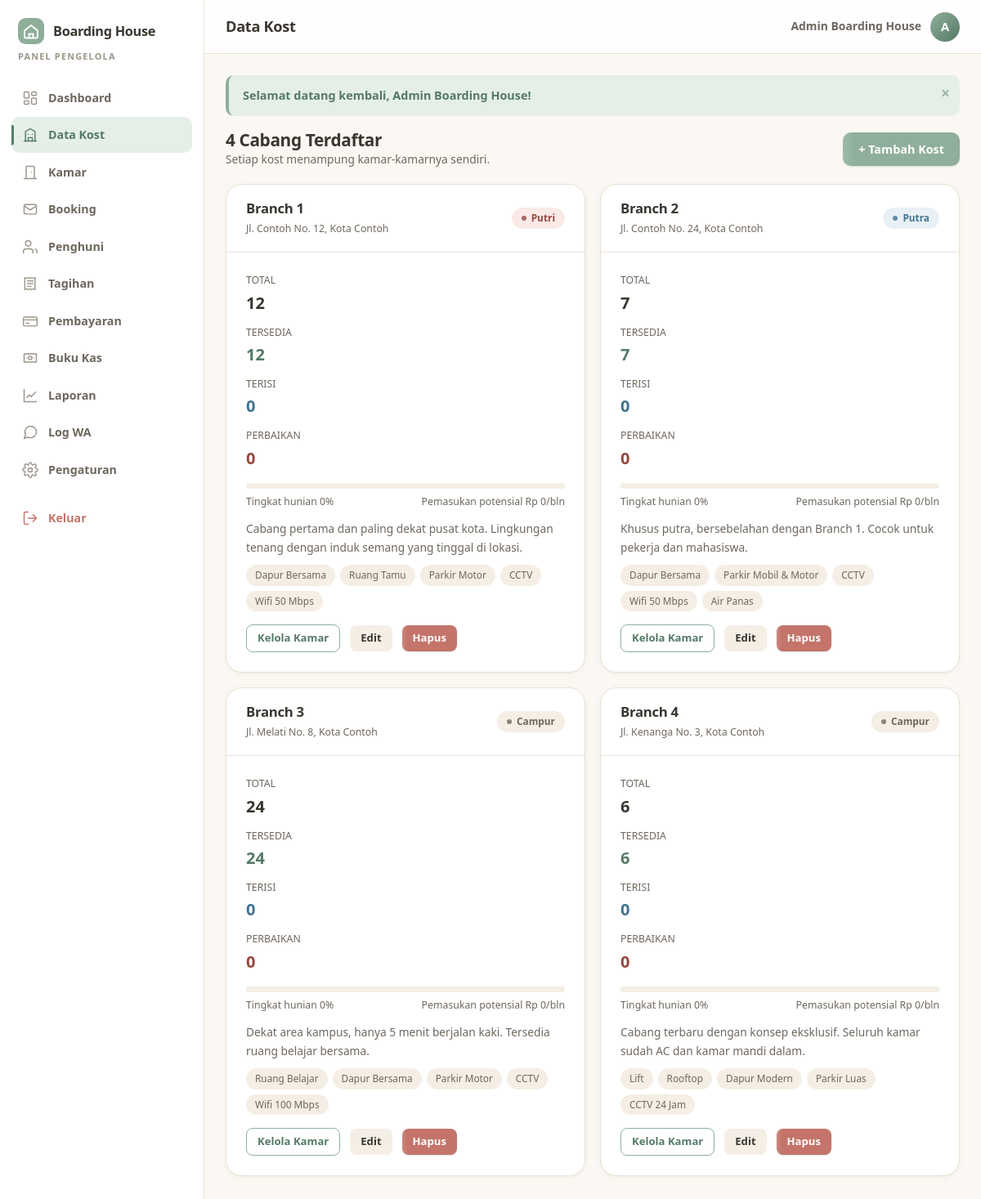
Screenshot of /admin/kost.php (signed in) with the database file from the repository.
### tables this page shows
CREATE TABLE `users` (
  `id`         INT UNSIGNED NOT NULL AUTO_INCREMENT,
  `nama`       VARCHAR(100) NOT NULL,
  `no_hp`      VARCHAR(20)  NOT NULL COMMENT 'format 62xxxxxxxxxx - dipakai untuk login & WA',
  `email`      VARCHAR(120) DEFAULT NULL,
  `password`   VARCHAR(255) NOT NULL,
  `no_ktp`     VARCHAR(30)  DEFAULT NULL,
  `alamat`     TEXT         DEFAULT NULL,
  `role`       ENUM('admin','user') NOT NULL DEFAULT 'user',
  `status`     ENUM('aktif','nonaktif') NOT NULL DEFAULT 'aktif',
  `created_at` DATETIME NOT NULL DEFAULT CURRENT_TIMESTAMP,
  PRIMARY KEY (`id`),
  UNIQUE KEY `uq_users_hp` (`no_hp`),
  UNIQUE KEY `uq_users_email` (`email`)
);

CREATE TABLE `kost` (
  `id`         INT UNSIGNED NOT NULL AUTO_INCREMENT,
  `nama`       VARCHAR(80)  NOT NULL,
  `alamat`     VARCHAR(255) DEFAULT NULL,
  `tipe`       ENUM('campur','putra','putri') NOT NULL DEFAULT 'campur',
  `deskripsi`  TEXT DEFAULT NULL,
  `fasilitas`  TEXT DEFAULT NULL COMMENT 'fasilitas bersama, pisahkan dengan koma',
  `foto`       VARCHAR(255) DEFAULT NULL,
  `warna`      VARCHAR(20)  NOT NULL DEFAULT 'sage' COMMENT 'aksen kartu: sage|terra|mist|butter',
  `status`     ENUM('aktif','nonaktif') NOT NULL DEFAULT 'aktif',
  `urutan`     TINYINT UNSIGNED NOT NULL DEFAULT 1,
  `created_at` DATETIME NOT NULL DEFAULT CURRENT_TIMESTAMP,
  PRIMARY KEY (`id`),
  UNIQUE KEY `uq_kost_nama` (`nama`)
);

### app/db.php (called while the page is built, shortened)
<?php
function db(): PDO
{
    static $pdo = null;
    if ($pdo instanceof PDO) {
        return $pdo;
    }
    $dsn = 'mysql:host=' . DB_HOST . ';dbname=' . DB_NAME . ';charset=utf8mb4';
    try {
        $pdo = new PDO($dsn, DB_USER, DB_PASS, [
            PDO::ATTR_ERRMODE            => PDO::ERRMODE_EXCEPTION,
            PDO::ATTR_DEFAULT_FETCH_MODE => PDO::FETCH_ASSOC,
            PDO::ATTR_EMULATE_PREPARES   => false,
        ]);
    } catch (PDOException $e) {
        http_response_code(500);
        exit(APP_DEBUG
            ? 'Koneksi database gagal: ' . $e->getMessage()
            : 'Koneksi database gagal. Hubungi administrator.');
    }
    return $pdo;
}
function q(string $sql, array $params = []): PDOStatement
{
    $st = db()->prepare($sql);
    $st->execute($params);
    return $st;
}
function one(string $sql, array $params = []): ?array
{
    $row = q($sql, $params)->fetch();
    return $row === false ? null : $row;
}
function all(string $sql, array $params = []): array
{
    return q($sql, $params)->fetchAll();
}
function setting(string $key, string $default = ''): string
{
    static $cache = null;
    if ($cache === null) {
        $cache = [];
        foreach (all('SELECT k, v FROM pengaturan') as $r) {
            $cache[$r['k']] = (string) $r['v'];
        }
    }
    return $cache[$key] ?? $default;
}

### app/jobs.php (called while the page is built, shortened)
<?php
function maybe_run_daily(): void
{
    $last = setting('last_daily_run');
}

### app/bootstrap.php (called while the page is built, shortened)
<?php
require_once __DIR__ . '/db.php';
require_once __DIR__ . '/helpers.php';
require_once __DIR__ . '/auth.php';
require_once __DIR__ . '/jobs.php';
require_once __DIR__ . '/kas.php';
require_once __DIR__ . '/icons.php';
require_once __DIR__ . '/layout.php';
if (!defined('SKIP_DAILY_JOB')) {
    maybe_run_daily();
}

### app/auth.php (called while the page is built, shortened)
<?php
function is_login(): bool
{
    return !empty($_SESSION['uid']);
}
function current_user(): ?array
{
    static $u = null;
    if ($u !== null) return $u;
    $u = one('SELECT * FROM users WHERE id = ? LIMIT 1', [$_SESSION['uid']]);
    return $u;
}
function require_login(): array
{
    $u = current_user();
    return $u;
}
function require_admin(): array
{
    $u = require_login();
    return $u;
}

### admin/kost.php (the view, shortened to what this page needs)
<?php
require_once __DIR__ . '/../app/bootstrap.php';
require_admin();
$list = all('SELECT k.*,
             COUNT(m.id) AS total,
             SUM(m.status = "tersedia") AS tersedia,
             SUM(m.status = "terisi")   AS terisi,
             SUM(m.status = "perbaikan") AS perbaikan,
             MIN(m.harga) AS termurah, MAX(m.harga) AS termahal,
             COALESCE(SUM(CASE WHEN m.status = "terisi" THEN m.harga ELSE 0 END),0) AS potensi
             FROM kost k LEFT JOIN kamar m ON m.kost_id = k.id
             GROUP BY k.id ORDER BY k.urutan, k.id');
layout_head('Data Kost', 'admin', 'kost');
?>
<div class="spread mb">
  <div>
    <h2><?= count($list) ?> Cabang Terdaftar</h2>
    <p class="small muted">Setiap kost menampung kamar-kamarnya sendiri.</p>
  </div>
  <button class="btn" onclick='openModal("mKost",{id:"",judul:"Tambah Kost Baru",nama:"",alamat:"",tipe:"campur",deskripsi:"",fasilitas:"",warna:"sage",status:"aktif",urutan:<?= count($list) + 1 ?>})'>+ Tambah Kost</button>
</div>
<div class="grid g2 mb">
  <?php foreach ($list as $i => $k):
      $pct = (int) $k['total'] > 0 ? round((int) $k['terisi'] / (int) $k['total'] * 100) : 0; ?>
    <section class="card reveal acc-<?= e($k['warna']) ?>" style="--d:<?= $i * .06 ?>s">
      <div class="card-head">
        <div>
          <h3><?= e($k['nama']) ?> <?= $k['status'] === 'nonaktif' ? badge('keluar') : '' ?></h3>
          <span class="tiny muted"><?= e($k['alamat']) ?: 'Alamat belum diisi' ?></span>
        </div>
        <span class="badge badge-<?= $k['tipe'] === 'putri' ? 'danger' : ($k['tipe'] === 'putra' ? 'info' : 'muted') ?>">
          <?= e(ucfirst($k['tipe'])) ?></span>
      </div>
      <div class="card-pad">
        <div class="grid g4" style="gap:10px">
          <div><div class="tiny muted">TOTAL</div><b style="font-size:1.25rem"><?= (int) $k['total'] ?></b></div>
          <div><div class="tiny muted">TERSEDIA</div><b style="font-size:1.25rem;color:var(--sage-d)"><?= (int) $k['tersedia'] ?></b></div>
          <div><div class="tiny muted">TERISI</div><b style="font-size:1.25rem;color:var(--mist-d)"><?= (int) $k['terisi'] ?></b></div>
          <div><div class="tiny muted">PERBAIKAN</div><b style="font-size:1.25rem;color:var(--danger-d)"><?= (int) $k['perbaikan'] ?></b></div>
        </div>
        <div class="kost-meter" style="margin-top:14px"><i data-w="<?= $pct ?>"></i></div>
        <div class="spread tiny muted" style="margin-top:6px">
          <span>Tingkat hunian <?= $pct ?>%</span>
          <span>Pemasukan potensial <?= rp($k['potensi']) ?>/bln</span>
        </div>
        <p class="small muted" style="margin-top:12px"><?= e(mb_strimwidth((string) $k['deskripsi'], 0, 120, '…')) ?></p>
        <?php if ($k['fasilitas']): ?>
          <div class="fac" style="margin-top:10px">
            <?php foreach (array_slice(array_filter(array_map('trim', explode(',', $k['fasilitas']))), 0, 5) as $f): ?>
              <span><?= e($f) ?></span>
            <?php endforeach; ?>
          </div>
        <?php endif; ?>
        <div class="row" style="margin-top:16px">
          <a class="btn btn-sm btn-line" href="<?= url('admin/kamar.php?kost=' . (int) $k['id']) ?>">Kelola Kamar</a>
          <button class="btn btn-sm btn-soft" onclick='openModal("mKost", <?= json_encode([
            'id' => $k['id'], 'judul' => 'Edit ' . $k['nama'], 'nama' => $k['nama'], 'alamat' => $k['alamat'],
            'tipe' => $k['tipe'], 'deskripsi' => $k['deskripsi'], 'fasilitas' => $k['fasilitas'],
            'warna' => $k['warna'], 'status' => $k['status'], 'urutan' => $k['urutan'],
          ], JSON_HEX_APOS | JSON_HEX_QUOT) ?>)'>Edit</button>
          <form method="post" style="display:inline">
            <button class="btn btn-sm btn-danger"
              data-confirm="Hapus <?= e($k['nama']) ?> beserta <?= (int) $k['total'] ?> kamarnya? Tindakan ini tidak bisa dibatalkan.">Hapus</button>
          </form>
        </div>
      </div>
    </section>
  <?php endforeach; ?>
</div>
<?php layout_foot('admin'); ?>

### app/layout.php (shortened to what this page needs)
<?php
function nav_menu(string $area): array
{
    if ($area === 'admin') {
        $perluBooking = (int) scalar('SELECT COUNT(*) FROM booking WHERE status = "pending"', [], 0);
        $perluBayar   = (int) scalar('SELECT COUNT(*) FROM pembayaran WHERE status = "pending"', [], 0);
        return [
            ['admin/index.php',      'Dashboard',  'dashboard',  'dashboard',  0],
            ['admin/kost.php',       'Data Kost',  'kost',       'kost',       0],
            ['admin/kamar.php',      'Kamar',      'kamar',      'kamar',      0],
            ['admin/booking.php',    'Booking',    'booking',    'booking',    $perluBooking],
            ['admin/penghuni.php',   'Penghuni',   'penghuni',   'penghuni',   0],
            ['admin/tagihan.php',    'Tagihan',    'tagihan',    'tagihan',    0],
            ['admin/pembayaran.php', 'Pembayaran', 'pembayaran', 'pembayaran', $perluBayar],
            ['admin/kas.php',        'Buku Kas',   'kas',        'kas',        0],
            ['admin/laporan.php',    'Laporan',    'laporan',    'laporan',    0],
            ['admin/wa_log.php',     'Log WA',     'wa',         'wa',         0],
            ['admin/pengaturan.php', 'Pengaturan', 'pengaturan', 'pengaturan', 0],
        ];
    }
    return [
        ['user/index.php',   'Beranda',       'dashboard', 'dashboard', 0],
        ['index.php',        'Katalog Kamar', 'katalog',   'katalog',   0],
        ['user/booking.php', 'Booking Saya',  'booking',   'booking',   0],
        ['user/tagihan.php', 'Tagihan',       'tagihan',   'tagihan',   0],
        ['user/profil.php',  'Profil',        'profil',    'profil',    0],
    ];
}
function layout_head(string $title, string $area = 'public', string $active = ''): void
{
    $u        = current_user();
    $namaKost = setting('nama_kost', APP_NAME);
    ?><!DOCTYPE html>
<html lang="id">
<head>
<link rel="stylesheet" href="<?= asset('assets/css/style.css') ?>">
</head>
<body class="area-<?= e($area) ?>">
<?php if ($area === 'public'): ?>
<header class="topbar">
  <div class="container topbar-in">
    <a class="brand" href="<?= url('index.php') ?>"><?= logo_mark(34) ?><span><?= e($namaKost) ?></span></a>
    <nav class="topnav" aria-label="Navigasi utama">
      <a href="<?= url('index.php') ?>">Katalog</a>
      <a href="<?= url('index.php#cabang') ?>">Cabang</a>
      <?php if ($u && $u['role'] === 'admin'): ?>
        <a href="<?= url('admin/index.php') ?>">Dashboard</a>
        <a class="btn btn-sm btn-soft" href="<?= url('logout.php') ?>">Keluar</a>
      <?php elseif ($u): ?>
        <a href="<?= url('user/index.php') ?>">Akun Saya</a>
        <a class="btn btn-sm btn-soft" href="<?= url('logout.php') ?>">Keluar</a>
      <?php else: ?>
        <a href="<?= url('login.php') ?>">Masuk</a>
        <a class="btn btn-sm" href="<?= url('register.php') ?>">Daftar Gratis</a>
      <?php endif; ?>
    </nav>
  </div>
</header>
<main class="container page" id="konten">
<?= render_flash() ?>
<?php else: ?>
<div class="shell">
  <aside class="sidebar" id="sidebar" aria-label="Menu <?= $area === 'admin' ? 'pengelola' : 'penyewa' ?>">
    <a class="brand" href="<?= url($area === 'admin' ? 'admin/index.php' : 'user/index.php') ?>">
      <?= logo_mark(32) ?><span><?= e($namaKost) ?></span>
    </a>
    <div class="side-role"><?= $area === 'admin' ? 'Panel Pengelola' : 'Akun Penyewa' ?></div>
    <nav class="sidenav">
      <?php foreach (nav_menu($area) as [$href, $label, $ico, $key, $badge]): ?>
        <a href="<?= url($href) ?>" class="<?= $active === $key ? 'on' : '' ?>"
           <?= $active === $key ? 'aria-current="page"' : '' ?>>
          <?= icon($ico) ?><span><?= e($label) ?></span>
        </a>
      <?php endforeach; ?>
      <a href="<?= url('logout.php') ?>" class="danger"><?= icon('keluar') ?><span>Keluar</span></a>
    </nav>
  </aside>
  <div class="main">
    <header class="mainbar">
      <h1><?= e($title) ?></h1>
      <div class="who">
        <span class="who-name"><?= e($u['nama'] ?? '') ?></span>
        <span class="avatar" aria-hidden="true"><?= e(mb_strtoupper(mb_substr($u['nama'] ?? '?', 0, 1))) ?></span>
      </div>
    </header>
    <div class="content" id="konten">
    <?= render_flash() ?>
<?php endif; ?>
<?php
}
    ?>
<?php
function layout_foot(string $area = 'public'): void
{
    if ($area === 'public') { ?>
</main>
<footer class="footer">
  <div class="container footer-in">
    <div>
      <div class="brand footer-brand"><?= logo_mark(30) ?><span><?= e(setting('nama_kost', APP_NAME)) ?></span></div>
      <p class="small muted"><?= e(setting('tagline')) ?></p>
    </div>
    <div class="small muted">
      <div><?= icon('lokasi', 15) ?> <?= e(setting('alamat')) ?></div>
      <div><?= icon('wa', 15) ?> <a href="https://wa.me/<?= e(setting('wa_admin')) ?>"><?= e(setting('wa_admin')) ?></a></div>
    </div>
    <div class="small muted">
      <a href="<?= url('index.php') ?>">Katalog kamar</a><br>
      <a href="<?= url('login.php') ?>">Masuk</a> &middot;
      <a href="<?= url('register.php') ?>">Daftar</a>
    </div>
  </div>
  <div class="container footer-bawah small muted">
    &copy; <?= date('Y') ?> <?= e(setting('nama_kost', APP_NAME)) ?>. Seluruh hak cipta dilindungi.
  </div>
</footer>
<?php } else { ?>
    </div>
  </div>
</div>
<?php }
    if ($area !== 'admin') helpdesk_widget(); ?>
</body>
</html>
<?php
}

### rows the page displays
users: nama "Admin Boarding House", nama "A"
kost: nama "Branch 1", alamat "Jl. Contoh No. 12, Kota Contoh", tipe "Putri", total "12", tersedia "12", terisi "0", perbaikan "0", pct "0", potensi "Rp 0", deskripsi "Cabang pertama dan paling dekat pusat kota. Lingkungan tenang dengan induk semang yang tinggal di lokasi.", fasilitas "Dapur Bersama", fasilitas "Ruang Tamu", fasilitas "Parkir Motor", fasilitas "CCTV", fasilitas "Wifi 50 Mbps"
kost: nama "Branch 2", alamat "Jl. Contoh No. 24, Kota Contoh", tipe "Putra", total "7", tersedia "7", terisi "0", perbaikan "0", pct "0", potensi "Rp 0", deskripsi "Khusus putra, bersebelahan dengan Branch 1. Cocok untuk pekerja dan mahasiswa.", fasilitas "Dapur Bersama", fasilitas "Parkir Mobil & Motor", fasilitas "CCTV", fasilitas "Wifi 50 Mbps", fasilitas "Air Panas"
kost: nama "Branch 3", alamat "Jl. Melati No. 8, Kota Contoh", tipe "Campur", total "24", tersedia "24", terisi "0", perbaikan "0", pct "0", potensi "Rp 0", deskripsi "Dekat area kampus, hanya 5 menit berjalan kaki. Tersedia ruang belajar bersama.", fasilitas "Ruang Belajar", fasilitas "Dapur Bersama", fasilitas "Parkir Motor", fasilitas "CCTV", fasilitas "Wifi 100 Mbps"
kost: nama "Branch 4", alamat "Jl. Kenanga No. 3, Kota Contoh", tipe "Campur", total "6", tersedia "6", terisi "0", perbaikan "0", pct "0", potensi "Rp 0", deskripsi "Cabang terbaru dengan konsep eksklusif. Seluruh kamar sudah AC dan kamar mandi dalam.", fasilitas "Lift", fasilitas "Rooftop", fasilitas "Dapur Modern", fasilitas "Parkir Luas", fasilitas "CCTV 24 Jam"

### other values shown
$namaKost "Boarding House"
$label "Dashboard"
$label "Data Kost"
$label "Kamar"
$label "Booking"
$label "Penghuni"
$label "Tagihan"
$label "Pembayaran"
$label "Buku Kas"
$label "Laporan"
$label "Log WA"
$label "Pengaturan"
$title "Data Kost"
$f['msg'] "Selamat datang kembali, Admin Boarding House!"
count($list) "4"
